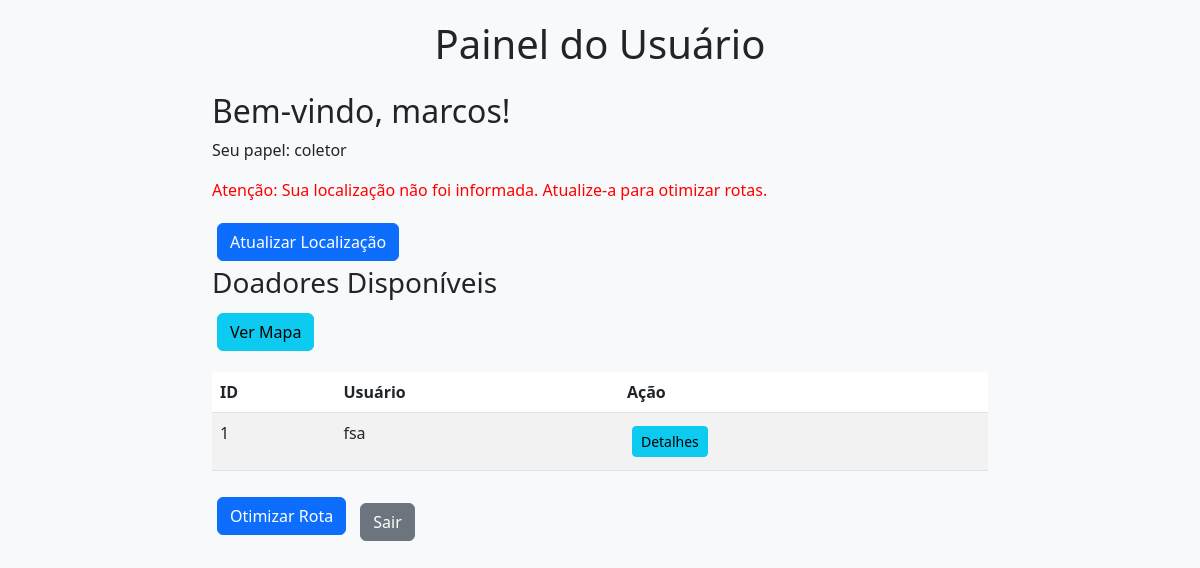
The page /dashboard/2 (signed in) on the database as committed earlier.
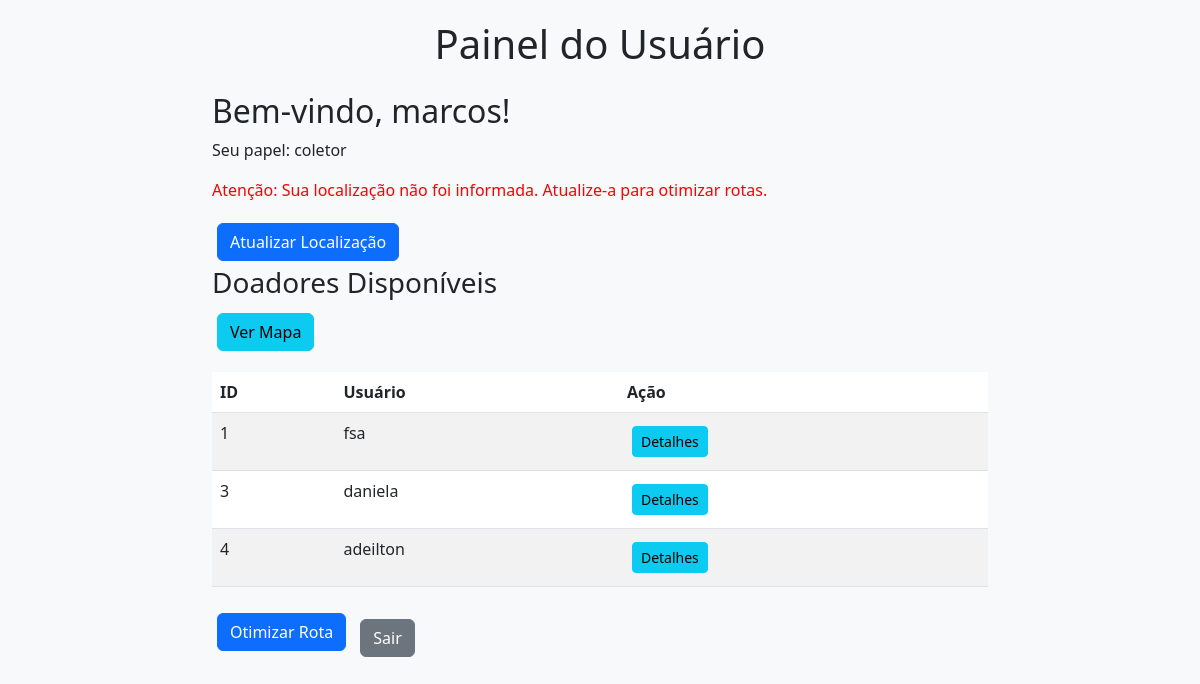
The same page on the database as committed later.
### tables this page shows
CREATE TABLE users (
                    id INTEGER PRIMARY KEY AUTOINCREMENT,
                    username TEXT UNIQUE NOT NULL,
                    password TEXT NOT NULL,
                    role TEXT NOT NULL,
                    latitude REAL,
                    longitude REAL);

### app.py (the view)
@app.route('/dashboard/<int:user_id>')
def dashboard(user_id):
    if 'user_id' not in session or session['user_id'] != user_id:
        flash('Por favor, faça login para acessar o painel.', 'error')
        return redirect(url_for('login'))
    conn = sqlite3.connect('recyclable_platform.db')
    c = conn.cursor()
    c.execute('SELECT * FROM users WHERE id = ?', (user_id,))
    user = c.fetchone()
    materials = []
    if user[3] == 'doador':
        c.execute('SELECT * FROM materials WHERE user_id = ?', (user_id,))
        materials = c.fetchall()
    doadores = []
    doadores_sem_localizacao = []
    if user[3] == 'coletor':
        c.execute('SELECT id, username, latitude, longitude FROM users WHERE role = "doador" AND latitude IS NOT NULL AND longitude IS NOT NULL')
        doadores = c.fetchall()
        c.execute('SELECT id, username FROM users WHERE role = "doador" AND (latitude IS NULL OR longitude IS NULL)')
        doadores_sem_localizacao = c.fetchall()
    conn.close()
    return render_template('dashboard.html', user=user, materials=materials, doadores=doadores, doadores_sem_localizacao=doadores_sem_localizacao)

### templates/dashboard.html (shortened to what this page needs)
<!DOCTYPE html>
<html lang="pt-br">
<head>
    <link href="https://cdn.jsdelivr.net/npm/bootstrap@5.3.0/dist/css/bootstrap.min.css" rel="stylesheet">
</head>
<body>
    <div class="container">
        <h1 class="text-center mb-4">Painel do Usuário</h1>
        {% if user %}
            <h2>Bem-vindo, {{ user[1] }}!</h2>
            <p>Seu papel: {{ user[3] }}</p>
            {% if user[4] is none or user[5] is none %}
                <p style="color: red;">Atenção: Sua localização não foi informada. Atualize-a para otimizar rotas.</p>
                <a href="{{ url_for('update_location', user_id=user[0]) }}" class="btn btn-primary">Atualizar Localização</a>
            {% else %}
                <p>Localização: Latitude {{ user[4] }}, Longitude {{ user[5] }}</p>
            {% endif %}
            {% if user[3] == 'doador' %}
                <h3>Meus Materiais</h3>
                <a href="{{ url_for('add_material', user_id=user[0]) }}" class="btn btn-success">Adicionar Material</a>
                <a href="{{ url_for('show_map', user_id=user[0]) }}" class="btn btn-info">Ver Mapa</a>
                {% if materials %}
                    <table class="table table-striped mt-3">
                        <thead>
                            <tr>
                                <th>Tipo</th>
                                <th>Quantidade</th>
                                <th>Ação</th>
                            </tr>
                        </thead>
                        <tbody>
                            {% for material in materials %}
                                <tr>
                                    <td>{{ material[2] }}</td>
                                    <td>{{ material[3] }}</td>
                                    <td>
                                        <form action="{{ url_for('remove_material', user_id=user[0], material_id=material[0]) }}" method="post" style="display:inline;">
                                            <button type="submit" class="btn btn-danger btn-sm">Remover</button>
                                        </form>
                                    </td>
                                </tr>
                            {% endfor %}
                        </tbody>
                    </table>
                {% else %}
                    <p class="mt-3">Você não possui materiais registrados.</p>
                {% endif %}
            {% elif user[3] == 'coletor' %}
                <h3>Doadores Disponíveis</h3>
                <a href="{{ url_for('show_map', user_id=user[0]) }}" class="btn btn-info">Ver Mapa</a>
                {% if doadores %}
                    <table class="table table-striped mt-3">
                        <thead>
                            <tr>
                                <th>ID</th>
                                <th>Usuário</th>
                                <th>Ação</th>
                            </tr>
                        </thead>
                        <tbody>
                            {% for doador in doadores %}
                                <tr>
                                    <td>{{ doador[0] }}</td>
                                    <td>{{ doador[1] }}</td>
                                    <td>
                                        <a href="{{ url_for('doador_details', user_id=user[0], doador_id=doador[0]) }}" class="btn btn-info btn-sm">Detalhes</a>
                                    </td>
                                </tr>
                            {% endfor %}
                        </tbody>
                    </table>
                    <a href="{{ url_for('optimize_route', user_id=user[0]) }}" class="btn btn-primary">Otimizar Rota</a>
                {% else %}
                    <p class="mt-3">Nenhum doador com localização disponível.</p>
                {% endif %}
            {% endif %}
            <a href="{{ url_for('logout') }}" class="btn btn-secondary mt-3">Sair</a>
        {% else %}
            <p class="text-danger">Usuário não encontrado.</p>
            <a href="{{ url_for('login') }}" class="btn btn-primary">Voltar ao Login</a>
        {% endif %}
    </div>
</body>
</html>

### templates/dashboard.html (style rules this page uses)
body { padding-top: 20px; background-color: #f8f9fa; }
.container { max-width: 800px; }
.btn { margin: 5px; }

Rows that differ between the two databases and show on the page:
added users: id "3", username "daniela"
added users: id "4", username "adeilton"
